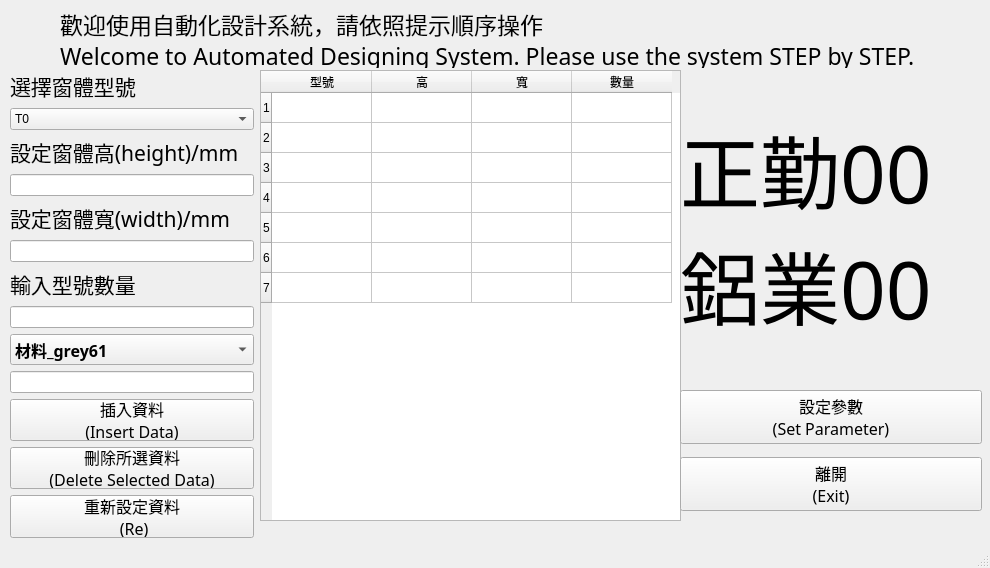
<?xml version="1.0" encoding="UTF-8"?>
<ui version="4.0">
 <class>MainWindow</class>
 <widget class="QMainWindow" name="MainWindow">
  <property name="geometry">
   <rect>
    <x>0</x>
    <y>0</y>
    <width>990</width>
    <height>568</height>
   </rect>
  </property>
  <property name="sizePolicy">
   <sizepolicy hsizetype="Minimum" vsizetype="Minimum">
    <horstretch>0</horstretch>
    <verstretch>0</verstretch>
   </sizepolicy>
  </property>
  <property name="maximumSize">
   <size>
    <width>990</width>
    <height>568</height>
   </size>
  </property>
  <property name="sizeIncrement">
   <size>
    <width>990</width>
    <height>568</height>
   </size>
  </property>
  <property name="focusPolicy">
   <enum>Qt::StrongFocus</enum>
  </property>
  <property name="windowTitle">
   <string>MainWindow</string>
  </property>
  <widget class="QWidget" name="centralwidget">
   <widget class="QLabel" name="label_2">
    <property name="geometry">
     <rect>
      <x>60</x>
      <y>10</y>
      <width>859</width>
      <height>58</height>
     </rect>
    </property>
    <property name="font">
     <font>
      <family>微軟正黑體</family>
      <pointsize>17</pointsize>
     </font>
    </property>
    <property name="mouseTracking">
     <bool>false</bool>
    </property>
    <property name="tabletTracking">
     <bool>false</bool>
    </property>
    <property name="focusPolicy">
     <enum>Qt::NoFocus</enum>
    </property>
    <property name="contextMenuPolicy">
     <enum>Qt::PreventContextMenu</enum>
    </property>
    <property name="acceptDrops">
     <bool>false</bool>
    </property>
    <property name="text">
     <string>歡迎使用自動化設計系統，請依照提示順序操作
Welcome to Automated Designing System. Please use the system STEP by STEP.</string>
    </property>
    <property name="scaledContents">
     <bool>false</bool>
    </property>
   </widget>
   <widget class="QTableWidget" name="tableWidget">
    <property name="geometry">
     <rect>
      <x>260</x>
      <y>70</y>
      <width>421</width>
      <height>451</height>
     </rect>
    </property>
    <row>
     <property name="text">
      <string>1</string>
     </property>
    </row>
    <row>
     <property name="text">
      <string>2</string>
     </property>
    </row>
    <row>
     <property name="text">
      <string>3</string>
     </property>
    </row>
    <row>
     <property name="text">
      <string>4</string>
     </property>
    </row>
    <row>
     <property name="text">
      <string>5</string>
     </property>
    </row>
    <row>
     <property name="text">
      <string>6</string>
     </property>
    </row>
    <row>
     <property name="text">
      <string>7</string>
     </property>
    </row>
    <column>
     <property name="text">
      <string>型號</string>
     </property>
    </column>
    <column>
     <property name="text">
      <string>高</string>
     </property>
    </column>
    <column>
     <property name="text">
      <string>寬</string>
     </property>
    </column>
    <column>
     <property name="text">
      <string>數量</string>
     </property>
    </column>
   </widget>
   <widget class="QWidget" name="layoutWidget">
    <property name="geometry">
     <rect>
      <x>10</x>
      <y>70</y>
      <width>244</width>
      <height>468</height>
     </rect>
    </property>
    <layout class="QVBoxLayout" name="verticalLayout_3">
     <item>
      <widget class="QLabel" name="label_4">
       <property name="font">
        <font>
         <family>微軟正黑體</family>
         <pointsize>16</pointsize>
        </font>
       </property>
       <property name="focusPolicy">
        <enum>Qt::StrongFocus</enum>
       </property>
       <property name="text">
        <string>選擇窗體型號</string>
       </property>
      </widget>
     </item>
     <item>
      <widget class="QComboBox" name="comboBox_type">
       <item>
        <property name="text">
         <string>T0</string>
        </property>
       </item>
       <item>
        <property name="text">
         <string>T1</string>
        </property>
       </item>
       <item>
        <property name="text">
         <string>T2</string>
        </property>
       </item>
      </widget>
     </item>
     <item>
      <widget class="QLabel" name="label_3">
       <property name="font">
        <font>
         <family>微軟正黑體</family>
         <pointsize>16</pointsize>
        </font>
       </property>
       <property name="text">
        <string>設定窗體高(height)/mm</string>
       </property>
      </widget>
     </item>
     <item>
      <widget class="QLineEdit" name="lineEdit_H"/>
     </item>
     <item>
      <widget class="QLabel" name="label_5">
       <property name="font">
        <font>
         <family>微軟正黑體</family>
         <pointsize>16</pointsize>
        </font>
       </property>
       <property name="text">
        <string>設定窗體寬(width)/mm</string>
       </property>
      </widget>
     </item>
     <item>
      <widget class="QLineEdit" name="lineEdit_W"/>
     </item>
     <item>
      <widget class="QLabel" name="label_Quantity">
       <property name="font">
        <font>
         <family>微軟正黑體</family>
         <pointsize>16</pointsize>
        </font>
       </property>
       <property name="focusPolicy">
        <enum>Qt::StrongFocus</enum>
       </property>
       <property name="text">
        <string>輸入型號數量</string>
       </property>
      </widget>
     </item>
     <item>
      <widget class="QLineEdit" name="lineEdit_Quantity"/>
     </item>
     <item>
      <widget class="QComboBox" name="comboBox">
       <property name="font">
        <font>
         <family>微軟正黑體</family>
         <pointsize>12</pointsize>
         <weight>75</weight>
         <italic>false</italic>
         <bold>true</bold>
         <underline>false</underline>
         <strikeout>false</strikeout>
        </font>
       </property>
       <property name="mouseTracking">
        <bool>false</bool>
       </property>
       <property name="tabletTracking">
        <bool>false</bool>
       </property>
       <property name="acceptDrops">
        <bool>false</bool>
       </property>
       <property name="layoutDirection">
        <enum>Qt::LeftToRight</enum>
       </property>
       <property name="autoFillBackground">
        <bool>false</bool>
       </property>
       <property name="editable">
        <bool>false</bool>
       </property>
       <property name="maxVisibleItems">
        <number>19</number>
       </property>
       <property name="duplicatesEnabled">
        <bool>false</bool>
       </property>
       <item>
        <property name="text">
         <string>材料_grey61</string>
        </property>
       </item>
       <item>
        <property name="text">
         <string>材料_LavenderBlush4</string>
        </property>
       </item>
       <item>
        <property name="text">
         <string>材料_LightYellow</string>
        </property>
       </item>
       <item>
        <property name="text">
         <string>材料_White</string>
        </property>
       </item>
       <item>
        <property name="text">
         <string>材料_black</string>
        </property>
       </item>
      </widget>
     </item>
     <item>
      <widget class="QLineEdit" name="lineEdit_color"/>
     </item>
     <item>
      <widget class="QPushButton" name="pushButton_set">
       <property name="font">
        <font>
         <family>微軟正黑體</family>
         <pointsize>12</pointsize>
        </font>
       </property>
       <property name="text">
        <string>插入資料
(Insert Data)</string>
       </property>
      </widget>
     </item>
     <item>
      <widget class="QPushButton" name="pushButton_delete">
       <property name="font">
        <font>
         <family>微軟正黑體</family>
         <pointsize>12</pointsize>
        </font>
       </property>
       <property name="text">
        <string>刪除所選資料
(Delete Selected Data)</string>
       </property>
      </widget>
     </item>
     <item>
      <widget class="QPushButton" name="pushButton_re">
       <property name="font">
        <font>
         <family>微軟正黑體</family>
         <pointsize>12</pointsize>
        </font>
       </property>
       <property name="text">
        <string>重新設定資料
 (Re)</string>
       </property>
      </widget>
     </item>
     <item>
      <spacer name="verticalSpacer">
       <property name="orientation">
        <enum>Qt::Vertical</enum>
       </property>
       <property name="sizeHint" stdset="0">
        <size>
         <width>20</width>
         <height>40</height>
        </size>
       </property>
      </spacer>
     </item>
    </layout>
   </widget>
   <widget class="QWidget" name="layoutWidget">
    <property name="geometry">
     <rect>
      <x>680</x>
      <y>70</y>
      <width>302</width>
      <height>449</height>
     </rect>
    </property>
    <layout class="QVBoxLayout" name="verticalLayout">
     <item>
      <widget class="QLabel" name="label_window_pic">
       <property name="sizePolicy">
        <sizepolicy hsizetype="Minimum" vsizetype="Minimum">
         <horstretch>50</horstretch>
         <verstretch>50</verstretch>
        </sizepolicy>
       </property>
       <property name="minimumSize">
        <size>
         <width>300</width>
         <height>300</height>
        </size>
       </property>
       <property name="maximumSize">
        <size>
         <width>300</width>
         <height>300</height>
        </size>
       </property>
       <property name="font">
        <font>
         <family>AcadEref</family>
         <pointsize>60</pointsize>
        </font>
       </property>
       <property name="text">
        <string>正勤00
鋁業00</string>
       </property>
      </widget>
     </item>
     <item>
      <widget class="QPushButton" name="pushButton_set_up">
       <property name="font">
        <font>
         <family>微軟正黑體</family>
         <pointsize>12</pointsize>
        </font>
       </property>
       <property name="text">
        <string>設定參數
(Set Parameter)</string>
       </property>
      </widget>
     </item>
     <item>
      <widget class="QPushButton" name="pushButton_cancel">
       <property name="font">
        <font>
         <family>微軟正黑體</family>
         <pointsize>12</pointsize>
        </font>
       </property>
       <property name="text">
        <string>離開
(Exit)</string>
       </property>
      </widget>
     </item>
    </layout>
   </widget>
  </widget>
  <widget class="QMenuBar" name="menubar">
   <property name="geometry">
    <rect>
     <x>0</x>
     <y>0</y>
     <width>990</width>
     <height>21</height>
    </rect>
   </property>
  </widget>
  <widget class="QStatusBar" name="statusbar"/>
 </widget>
 <resources/>
 <connections/>
</ui>
